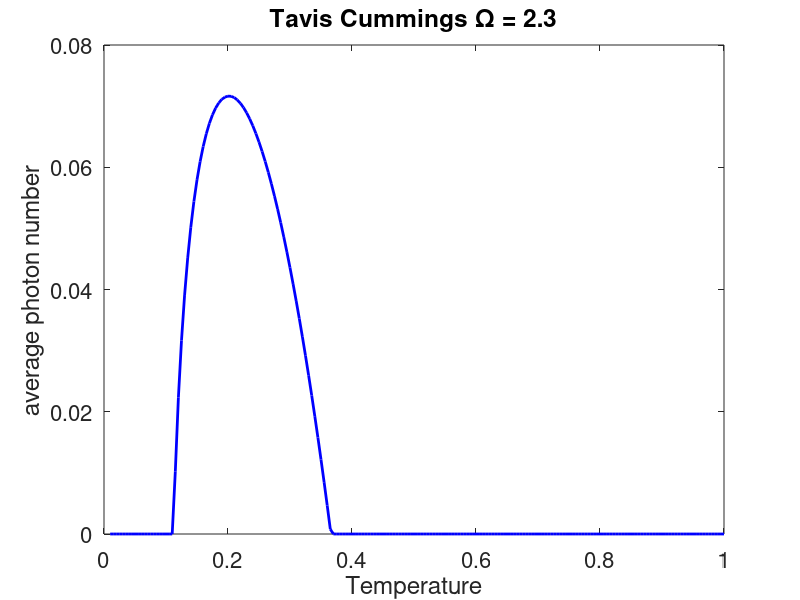

MATLAB code to generate this figure:
%% This is the program to determine the first order derivative of phi(y)
clear
clc
% units are taken to be \hbar=m=k_B=1
kr = 0.77;
delta = 0.2;
OmegaTilde = 2.3;
aOmegaTilde = 0:0.1:4;
%for nOmegaTilde=1:length(aOmegaTilde)
%   OmegaTilde = aOmegaTilde(nOmegaTilde);
omega_c = 1; % --> equivalent to delta_R
aT = 0.01:0.005:1;
for nT = 1:length(aT)
     T = aT(nT);
%T = 0.01;
beta = 1/T;

maxKZ = 5;

eta = @(kz,y) sqrt((kr*kz+delta).^2+(OmegaTilde/2)^2*y);
S = @(y) quadgk(@(kz) exp(-beta*kz.^2/2)*2.*cosh(beta*eta(kz,y)),-maxKZ,maxKZ);
Q = @(y) beta*quadgk(@(kz) exp(-beta*kz.^2/2).*sinh(beta*eta(kz,y))*(OmegaTilde/2)^2./eta(kz,y),-maxKZ,maxKZ);
FirstOrder = @(y) -beta*omega_c+Q(y)./S(y);
[y0,fval]=fsolve(FirstOrder, 0.0, optimset('Display','off'));
y0
pQpy = @(y) beta*(OmegaTilde/2)^4*quadgk(@(kz) exp(-beta*kz.^2/2).*...
    (beta/2*cosh(beta*eta(kz,y))-...
    sinh(beta*eta(kz,y))/2./eta(kz,y))./(eta(kz,y).^2),-maxKZ,maxKZ);
SecondOrder = @(y) (pQpy(y).*S(y)-Q(y).^2)./(S(y).^2);
SecondOrder(y0)
phi = @(y) -beta*omega_c*y+log(S(y));
% figure(1)
% ay = 0:0.01:1;
% for y = ay
%     scatter(y,phi(y))
%     hold on
% end
% hold off
% xlabel('y')
% ylabel('\phi(y)')
% title(['d^2\phi(y)/d y^2 =', num2str(SecondOrder(y0)) ])
% figure(2)
% hold on
% if y0>0
%     scatter(OmegaTilde,y0)
% else
%     scatter(OmegaTilde,0)
% end
% hold off
% end
% set(gca,'fontsize',16)
% xlabel('Tavis cummings \Omega')
% ylabel('average photon number')
% title(['k_BT = ',num2str(T)])
% figure(3)
% hold on
% if y0>0
%     scatter(T,y0)
% else
%     scatter(T,0)
% end
% hold off

    if y0>0
        ay0(nT) = y0;
    else
        ay0(nT) = 0;
    end
 end
figure(3)
plot(aT,ay0,'b','linewidth',2)
set(gca,'fontsize',16)
xlabel('Temperature')
ylabel('average photon number')
title(['Tavis Cummings \Omega = ',num2str(OmegaTilde)])

%  if y0>0
%         ay0(nOmegaTilde) = y0;
%     else
%         ay0(nOmegaTilde) = 0;
%     end
% end
% 
% plot(aOmegaTilde,ay0,'b','linewidth',2)
% set(gca,'fontsize',16)
% xlabel('\Omega')
% ylabel('average photon number')
% title(['k_BT = ',num2str(T)])